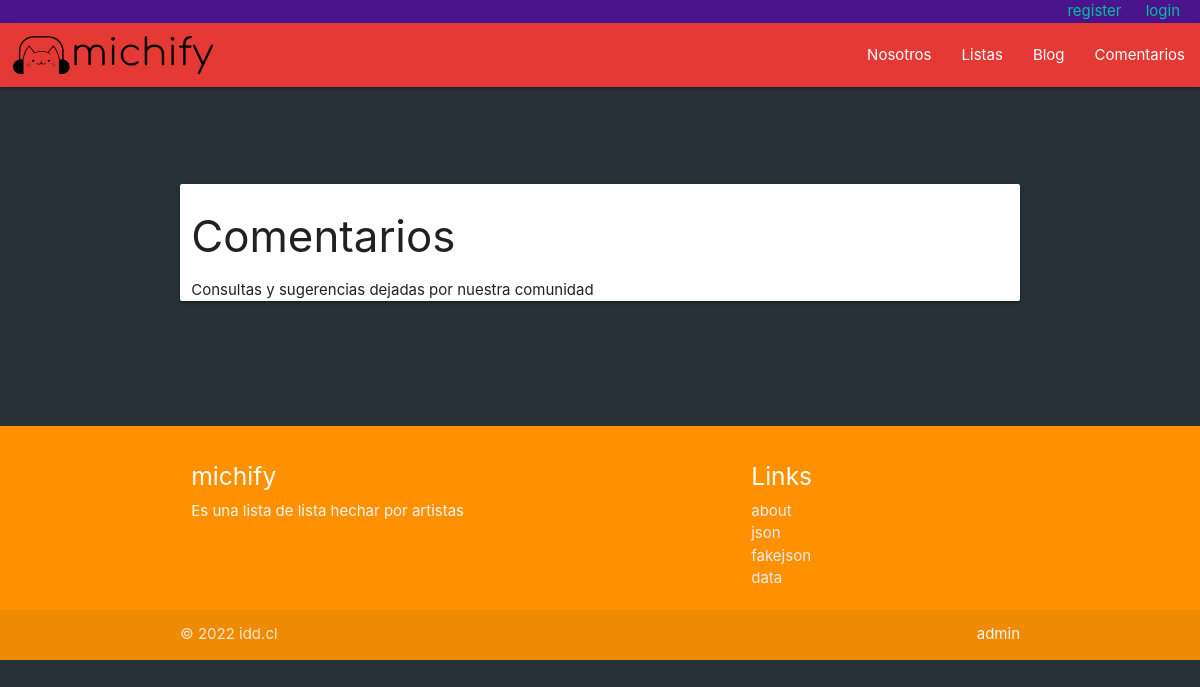
Page /messages on the earlier database version.
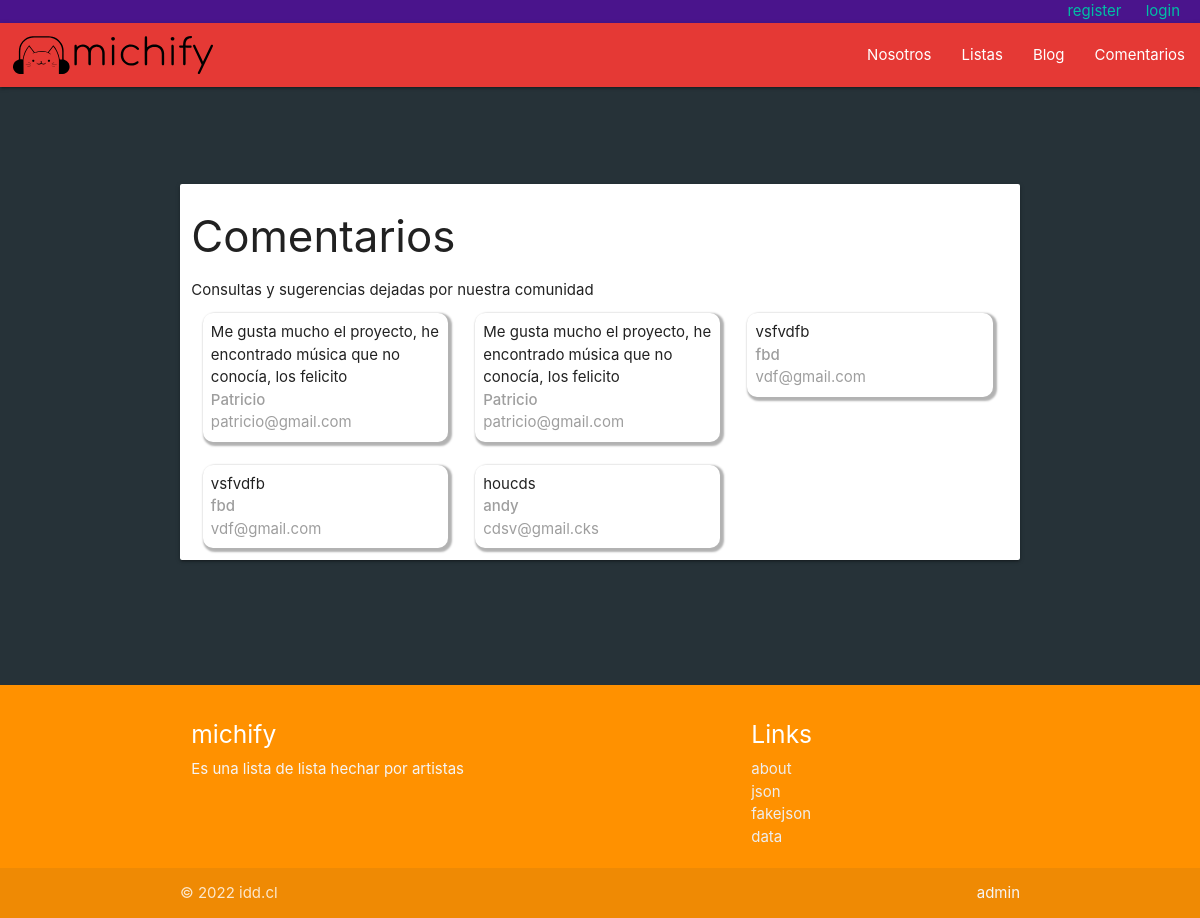
Same page on the later database version.
### web/models.py (models this page shows, shortened)
class Contact(models.Model):
  name = models.CharField(max_length=200)
  sender = models.EmailField()
  subject = models.CharField(max_length=200)
  message = models.TextField()
  cc_myself = models.BooleanField(default=False)
  sending_date = models.DateTimeField(blank=True, null=True)

### web/views.py (the view)
# urls.py: path('messages', views.message_list, name='message_list'),
def message_list(request):
  messages = Contact.objects.order_by('sending_date')
  return render(request, 'web/message_list.html', {'messages': messages})

### web/templates/web/message_list.html (shortened to what this page needs)
{% extends './base.html' %}
{% load static %}
{% block content %}
    <div class="container">
        <div class="row">
            <br><br><br><br>
            <div class="col s12 card">
                <h3>Comentarios</h3>
                <p>Consultas y sugerencias dejadas por nuestra comunidad</p>
                {% for message in messages %}
                    <div class="postit">
                        <p>{{message.message}}</p>
                        <p class="grey-text"> <strong>{{message.name}}</strong></p>
                        <p class="grey-text">{{message.sender}}</p>
                    </div>
                {% endfor %}
            </div>
        </div>
        <br><br><br><br>
    </div>
{% endblock %}

Differences in the rows shown:
added Contact: message "Me gusta mucho el proyecto, he encontrado música que no conocía, los felicito", name "Patricio", sender "patricio@gmail.com"
added Contact: message "Me gusta mucho el proyecto, he encontrado música que no conocía, los felicito", name "Patricio", sender "patricio@gmail.com"
added Contact: message "vsfvdfb", name "fbd", sender "vdf@gmail.com"
added Contact: message "vsfvdfb", name "fbd", sender "vdf@gmail.com"
added Contact: message "houcds", name "andy", sender "cdsv@gmail.cks"
